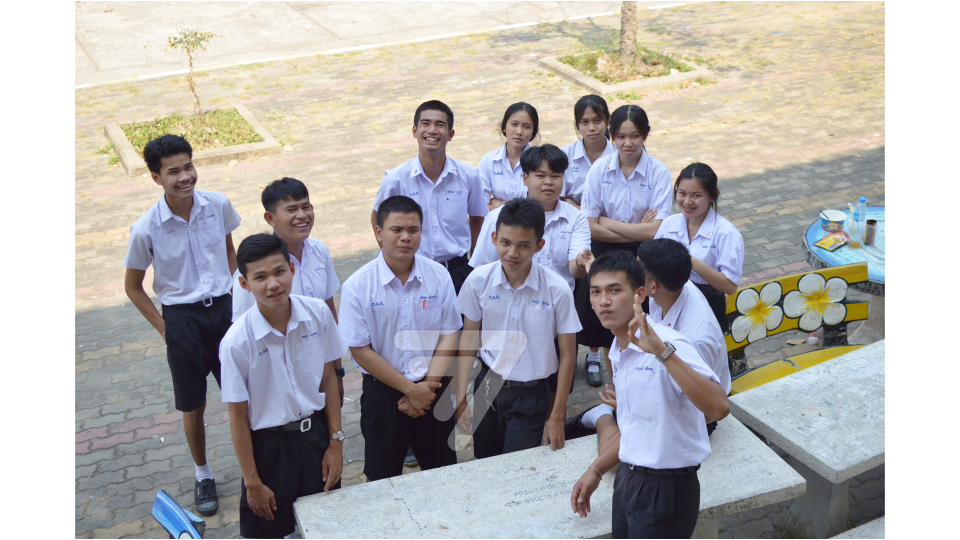
#> input picture OpenCV/tkinter/1.jpg, 1920 x 1080 px, found by its file name (shown at 1/2 size)
$ python FaceAi.py
#> lines starting #> are read from the running program, lines starting #| are printed output that depends on the picture; after the words box and inside, x2 and y2 are one past the last pixel; in counts of white or black regions, pixels touching at a corner belong together
import cv2

img = cv2.imread('../1.jpg')
#> img is the input picture: shape (1080, 1920, 3); mean B, G, R 175.1, 175.5, 177.5
img = cv2.resize(img,(720,500))
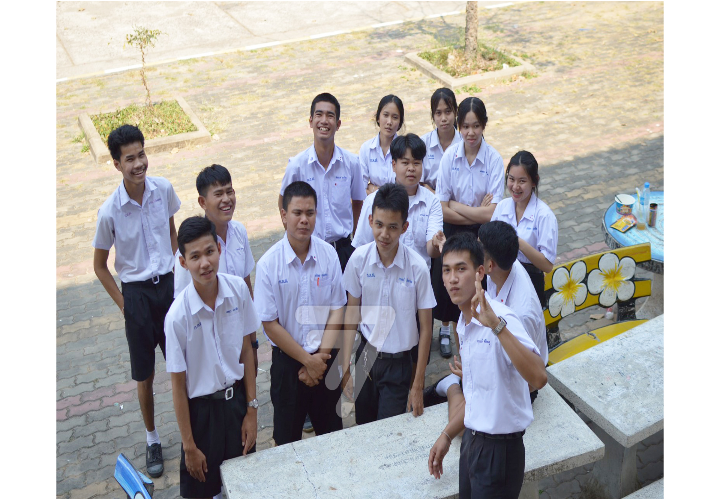
#> img: shape (500, 720, 3); mean B, G, R 175, 175.4, 177.4
imgG = cv2.cvtColor(img,cv2.COLOR_BGR2GRAY)
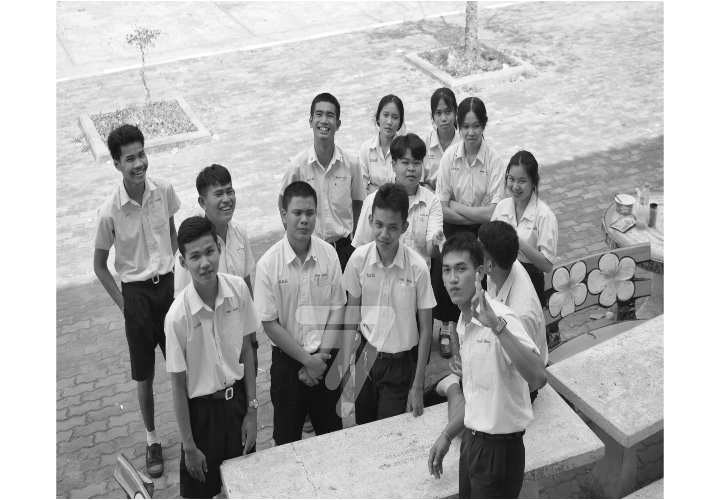
#> imgG: shape (500, 720); min 10, max 255, mean 175.9

face = cv2.CascadeClassifier('../../haarcascades/haarcascade_frontalface_default.xml')
# face = cv2.CascadeClassifier('haarcascades/haarcascade_frontalface_default.xml')
# ตรงนี้ไม่ต้องกำหนดก็ได้ มีกำหนดเองอยู่แล้ว
scaleFactor = 1.04 #ขนาดใบหน้า 1.01-1.09 ยิ่งน้อยยิ่งไม่ค่อยแม่นแต่ตรงง่าย
minNeighber = 5 #ตรงสอบใบหน้าตามรอบ ถ้า 5 คือตรวจสอบ 5 ครั้งว่าคือใบหน้าจริง แล้ววาดวงสี่เหลี่ยม
# จำแนกใบหน้าทีละ 1 คน
face_detect = face.detectMultiScale(imgG,scaleFactor,minNeighber)
#> face_detect = 13 rows, first 6: [430, 102, 28, 28], [308, 102, 33, 33], [375, 105, 30, 30], [456, 115, 31, 31], [394, 149, 34, 34], [502, 168, 32, 32]

for (x,y,w,h) in face_detect:
    cv2.rectangle(img,(x,y),(x+w,y+h),(0,255,0),thickness=5)
#> this loop made 13 passes
#> (x, y, w, h) on passes 1 to 12: (430, 102, 28, 28), (308, 102, 33, 33), (375, 105, 30, 30), (456, 115, 31, 31), (394, 149, 34, 34), (502, 168, 32, 32), (205, 181, 34, 34), (281, 196, 43, 43), (431, 250, 51, 51), (366, 211, 40, 40), (116, 143, 40, 40), (46, 213, 50, 50)
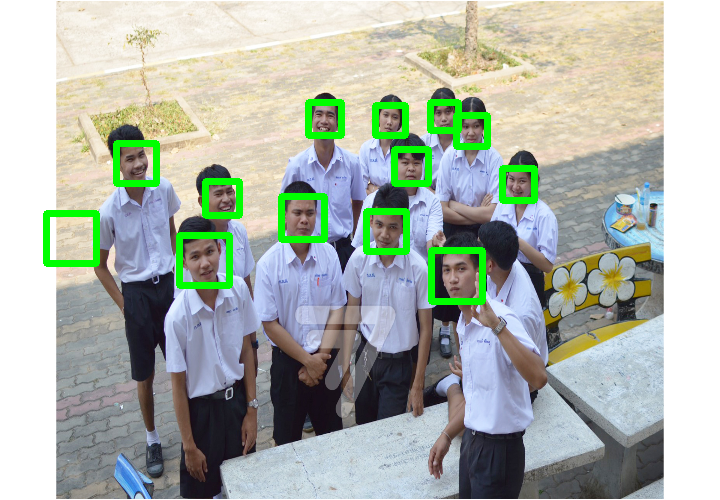
#> img: shape (500, 720, 3); 3.75% of pixels changed, all inside (x1, y1, x2, y2) = (43, 99, 538, 305)

cv2.imshow('img',img)
cv2.waitKey(0)
cv2.destroyAllWindows()
